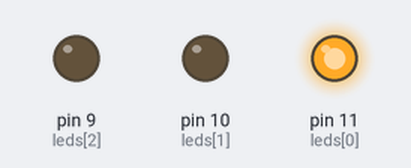
A sketch run on a simulated Arduino Uno, built with avr-gcc and run on an emulated ATmega328P. Shown: output pins drawn as LEDs (lit = HIGH).

Above: at 1.0 s.
At 3.0 s:
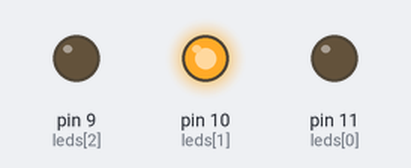
At 5.0 s:
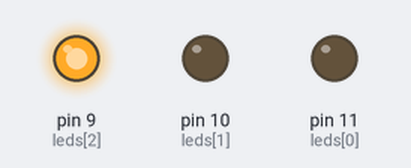
Timing chart, 0 to 7.8 s (numbered marks = the images above):
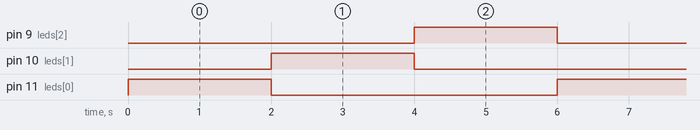

Measured:
- by itself, pin 9 (leds[2]), pin 10 (leds[1]), pin 11 (leds[0]): alternates HIGH for 2.0 s and LOW for 4.0 s
- by itself, everything shown: repeats every 6.0 s, in 3 steps

The sketch:

corrida-de-luces.ino
```cpp
int ledCount = 3;
int leds[] = {11, 10, 9};
int currentState[]   = {HIGH, LOW, LOW};
int currentHighLed = 0;

void setup() {
for   (int i = 0; i < ledCount; i++) {
pinMode(leds[i], OUTPUT);
}
}

void   loop() {

for (int i = 0; i < ledCount; i++) {
digitalWrite(leds[i], currentState[i]);
}
currentState[currentHighLed]   = LOW;
currentHighLed++;
if (currentHighLed >= 3) {
currentHighLed = 0;
}
currentState[currentHighLed]   = HIGH;
delay(2000);
}
```
